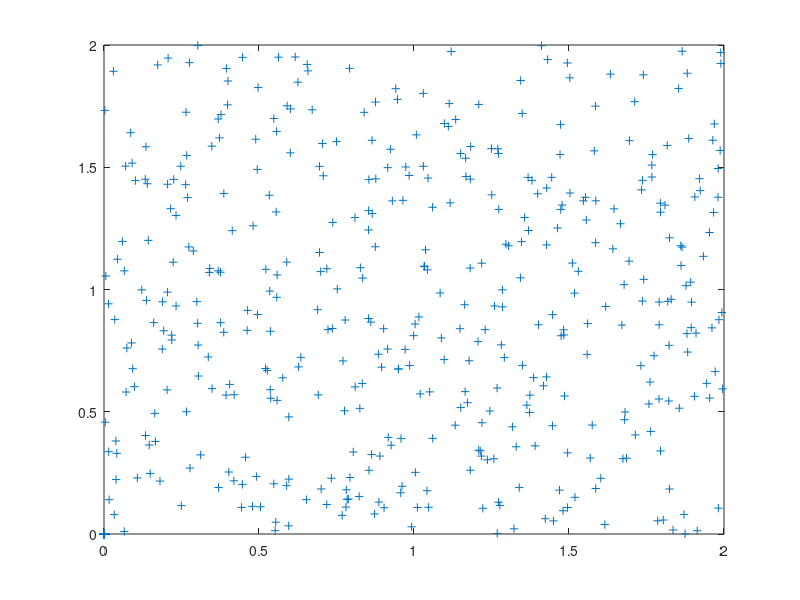
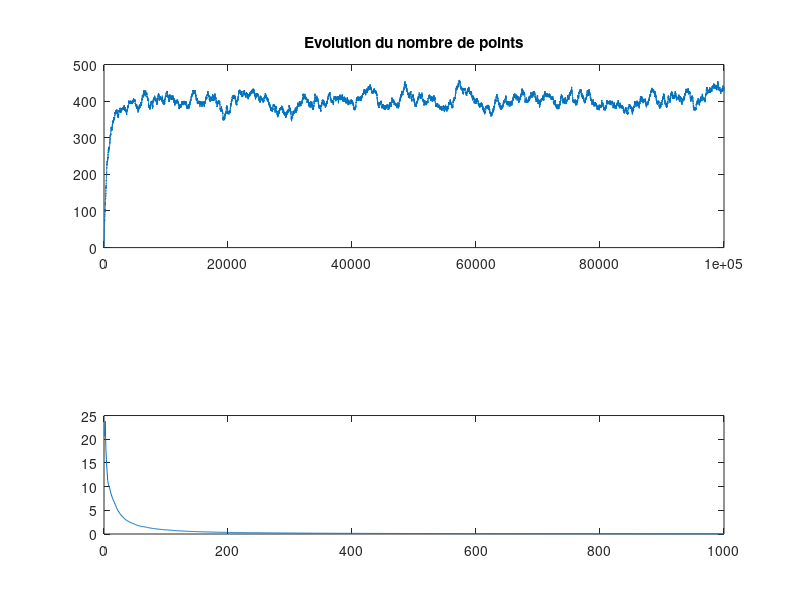
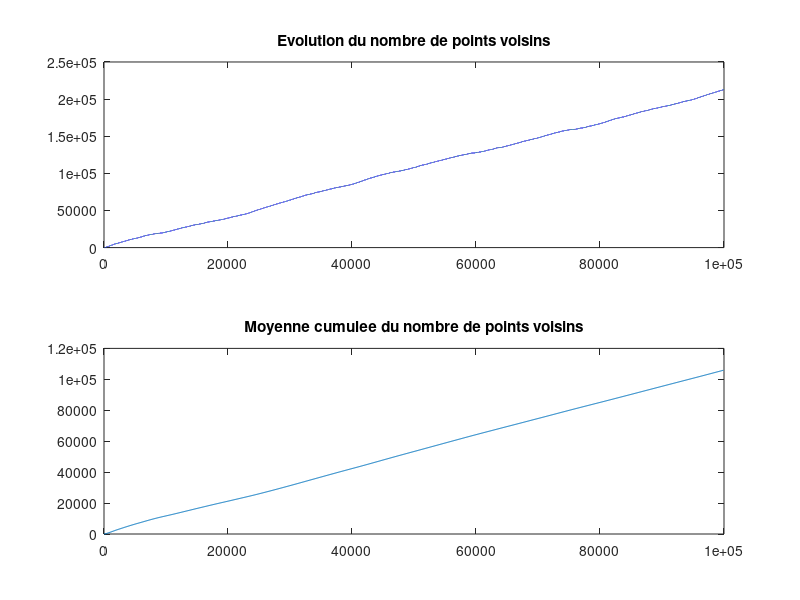

These charts were generated, in order, by the following MATLAB code:
clear

% Taille de la zone
Cote = 2;
S = Cote*Cote;

% Distance en lien avec la relation de voisinage
vD = 0.2;
% Parametre du processus
vGamma = 0.1;

Nmax = 1000;
points = zeros(Nmax,2);

Pb = 0.75; % probab of birth
Pd = 1 - Pb; % proba of death

vBeta = 100;

NIte_max = 100000;

N_points = zeros(NIte_max,1);
Nx = 0;

N_vois = zeros(NIte_max,1);
N_v = 0;

for i = 1 : NIte_max

  R = -1;
  bDead = 0;
  N_v_temp = 0;
  Num_Point = 0;
  
  % Tirage d'un mouvement
  if(rand(1) < Pb) % Naissance d'un point
    % Tirage d'un point dans la zone
    points(Nx+1,:) = Cote*rand(1,2);

  % Calcul de N_v_temp (numero di punti vicini)
  if(Nx > 0)
      dists = ((points(1:Nx,1) - points(Nx+1,1)).^2 + (points(1:Nx,2) - points(Nx+1,2)).^2).^0.5;
      Index = find(dists < vD);
      N_index = length(Index);
      if(N_index > 0)
          N_v_temp = length(Index);
      end
  end
    
  % Calcul de R
  R = Pd/Pb*vBeta*S/(Nx+1); %for the birth
  
  else % Mort d'un point
    bDead = 1;
    if(Nx > 0)
      % Tirage d'un point dans la population
      Num_Point = ceil(Nx*rand(1));

      if(Nx > 1)
        % Echange avec le dernier point
        point_tmp = points(Nx,:);
        points(Nx,:) = points(Num_Point,:);
        points(Num_Point,:) = point_tmp;
      end
      
      % Calcul de N_v_temp
      if(Nx > 0)
        dists = ((points(1:Nx,1) - points(Nx+1,1)).^2 + (points(1:Nx,2) - points(Nx+1,2)).^2).^0.5;
        Index = find(dists < vD);
        N_index = length(Index);
        if(N_index > 0)
            N_v_temp = length(Index);
        end
    end
     
      
      % Calcul de R
      R = Pb*Nx/(Pd*vBeta*S); %for the death

    end
  end
  
  % Acceptation du mouvement
  alpha = min(1,R);
  v_unif = rand(1);
  if(v_unif < alpha) % mouvement accepte
    if(bDead)
      if(Nx > 0)
          points(Nx,:) = zeros(1,2);
          Nx = Nx - 1;
          N_v = N_v - N_v_temp;
      end
    else
      Nx = Nx + 1;
      N_v = N_v + N_v_temp;
    end
  else
     points(Nx+1,:) = zeros(1,2); 
  end

  N_points(i) = Nx;
  N_vois(i) = N_v;
  
%   figure(1)
%   clf
%   plot(points(:,1),points(:,2),'+')
end

figure(1)
clf
plot(points(:,1),points(:,2),'+')

figure(2)
subplot(2,1,1)
plot(N_points)
title('Evolution du nombre de points')

pas = 100;
burn = 300;
CS_N_points = cumsum(N_points(1:pas:length(N_points)));

subplot(2,1,2)
plot([1:pas:length(N_points)]', CS_N_points./[1:length(CS_N_points)]');
title('Moyenne cumulee du nombre de points');

Ec_N_points = zeros(length(CS_N_points), 1);
for i = 1 : length(CS_N_points)
 if i*pas+burn < NIte_max
  Ec_N_points(i) =  std(N_points(burn:i*pas+burn));
 end
end

subplot(3,1,3)
plot([1:length(CS_N_points)]',1.96*Ec_N_points ./ [1:length(CS_N_points)]')
Index_precision = find((1.96*Ec_N_points./[1:length(CS_N_points)]') < 0.1);

figure(3)
subplot(2,1,1)
plot(N_vois)
title('Evolution du nombre de points voisins')

pas = 100;
burn = 300;
CS_N_vois = cumsum(N_vois(1:pas:length(N_vois)));
subplot(2,1,2)
plot([1:pas:length(N_vois)]', CS_N_vois./[1:length(CS_N_vois)]')
title('Moyenne cumulee du nombre de points voisins')
